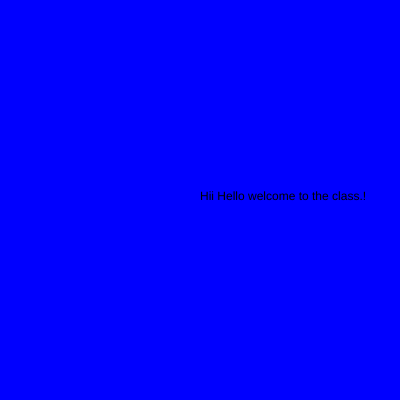
Frame 1 (no input)
Frame 60 (no input): identical to frame 1, image omitted
Frame 120 (the mouse pressed at the canvas centre since frame 60): identical to frame 1, image omitted

The p5.js sketch that drew this single still picture (run headless with seeded random() and noise() and a simulated clock; from frame 60 on, the mouse is pressed at the canvas centre):

// p5.js sketch
// ── sketch.js
function setup() {
  createCanvas(400, 400);
 var a=10;
 var b=20;
 console.log(a+b);

}

function draw() {
  background("blue");

  text("Hii Hello welcome to the class.!",200,200);

}
